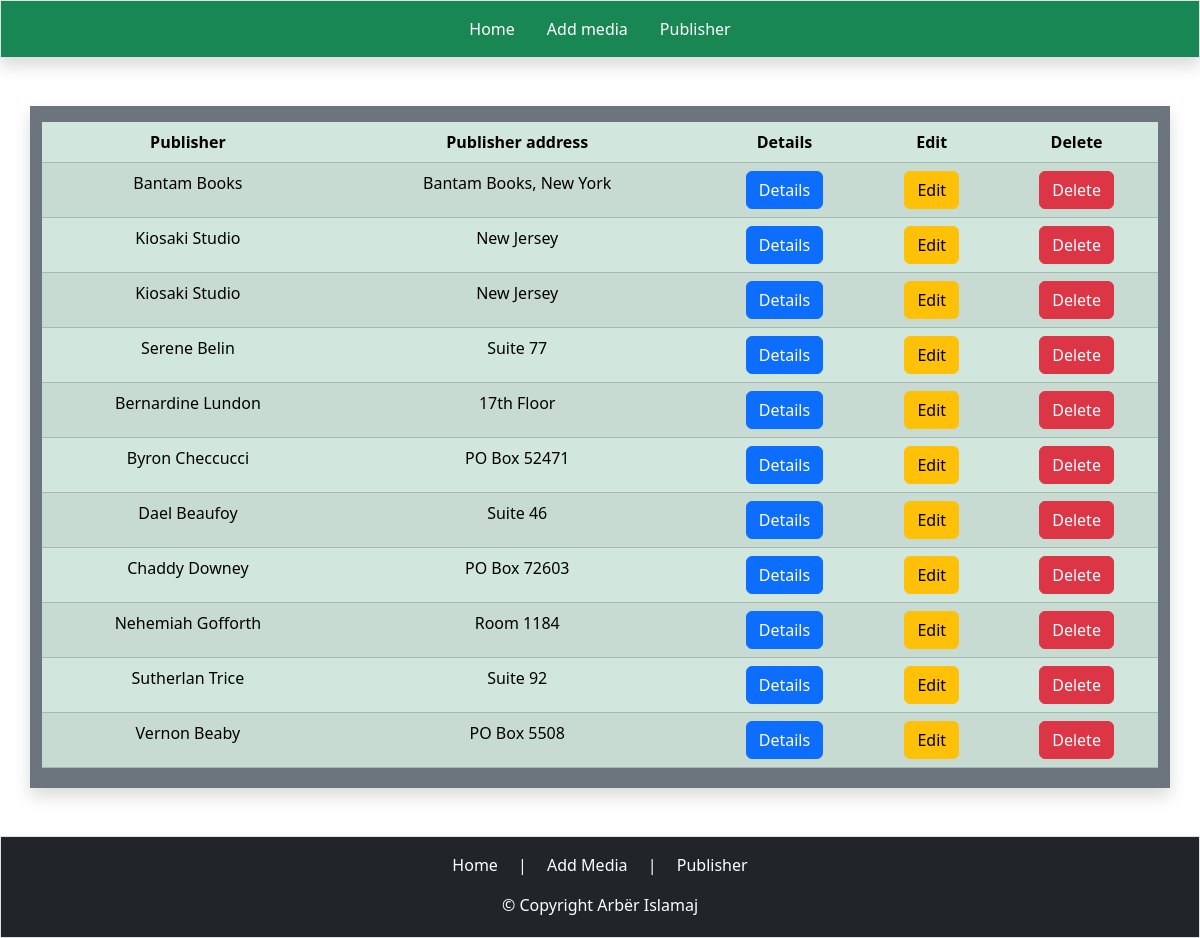
Page /publisher.php on the committed database.
### tables this page shows
CREATE TABLE `media_library` (
  `id` int(11) NOT NULL,
  `title` varchar(250) NOT NULL,
  `picture` varchar(250) DEFAULT NULL,
  `ISBN` varchar(50) NOT NULL,
  `description` varchar(250) NOT NULL,
  `type` varchar(30) NOT NULL,
  `author_first_name` varchar(55) NOT NULL,
  `author_last_name` varchar(55) NOT NULL,
  `publisher_name` varchar(100) NOT NULL,
  `publisher_address` varchar(250) DEFAULT NULL,
  `publish_date` date NOT NULL,
  `availability` varchar(55) NOT NULL
);

### publisher.php (the view, shortened to what this page needs)
<?php
require_once './components/db_connect.php';
$sql = "SELECT `id`, `publisher_name`, `publisher_address` FROM `media_library`";
$result = mysqli_query($conn, $sql);
$rows = "";
if (mysqli_num_rows($result) > 0) {
    while ($row = mysqli_fetch_assoc($result)) {
        $rows .= "
            <tr>
                <td class='text-capitalize'>$row[publisher_name]</td>
                <td class='text-capitalize'>$row[publisher_address]</td>
                <td><a href='details.php?mediaID=$row[id]' class='btn btn-primary'>Details</a></td>
                <td><a href='update.php?mediaID=$row[id]' class='btn btn-warning'>Edit</a></td>
                <td><a href='delete.php?mediaID=$row[id]' class='btn btn-danger'>Delete</a></td>
            </tr>";
    }
}
?>
<!DOCTYPE html>
<html lang="en">
<head>
    <link href="https://cdn.jsdelivr.net/npm/bootstrap@5.3.2/dist/css/bootstrap.min.css" rel="stylesheet">
</head>
<body>
    <?php require_once './components/navbar.php' ?>
    <div class="container bg-secondary text-center mt-5 mb-5 pt-3 pb-1 shadow">
        <table class='table table-success table-striped table-hover'>
            <thead>
                <tr>
                    <th scope='col'>Publisher</th>
                    <th scope='col'>Publisher address</th>
                    <th scope='col'>Details</th>
                    <th scope='col'>Edit</th>
                    <th scope='col'>Delete</th>
                </tr>
            </thead>
            <tbody>
                <?= $rows; ?>
            </tbody>
        </table>
    </div>
    <?php require_once './components/footer.php' ?>
</body>
</html>

### publisher.php (style rules this page uses)
body { min-height: 100vh; display: flex; flex-direction: column; }

### rows in the picture
media_library: publisher_name "Bantam Books", publisher_address "Bantam Books, New York"
media_library: publisher_name "Kiosaki Studio", publisher_address "New Jersey"
media_library: publisher_name "Kiosaki Studio", publisher_address "New Jersey"
media_library: publisher_name "Serene Belin", publisher_address "Suite 77"
media_library: publisher_name "Bernardine Lundon", publisher_address "17th Floor"
media_library: publisher_name "Byron Checcucci", publisher_address "PO Box 52471"
media_library: publisher_name "Dael Beaufoy", publisher_address "Suite 46"
media_library: publisher_name "Chaddy Downey", publisher_address "PO Box 72603"
media_library: publisher_name "Nehemiah Gofforth", publisher_address "Room 1184"
media_library: publisher_name "Sutherlan Trice", publisher_address "Suite 92"
media_library: publisher_name "Vernon Beaby", publisher_address "PO Box 5508"
